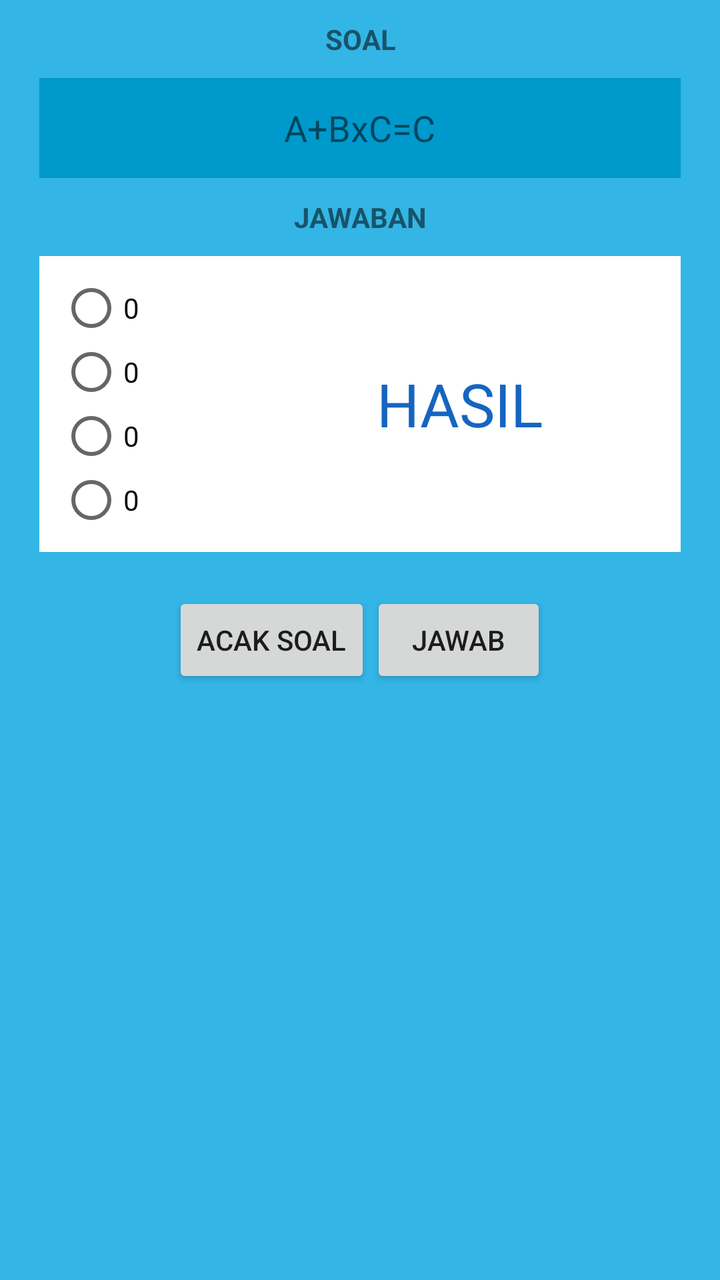
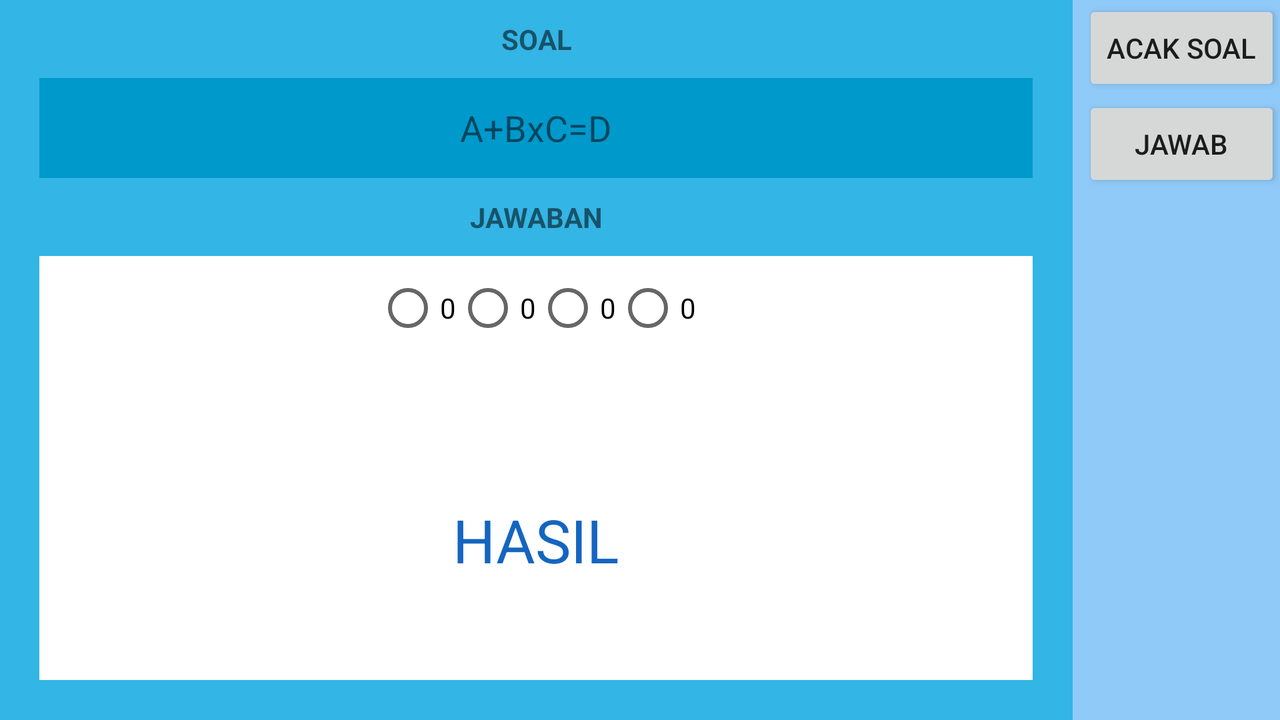

Two renders of one Android screen. The first uses the default layout on a phone; the second uses the alternative layout the repository ships for a different screen configuration, on a matching device. The two XML files are below.
<!-- AndroidManifest.xml: application theme AppTheme -->
<!-- res/layout/activity_operasi_hitung.xml -->
<?xml version="1.0" encoding="utf-8"?>
<LinearLayout xmlns:android="http://schemas.android.com/apk/res/android"
    xmlns:tools="http://schemas.android.com/tools"
    android:layout_width="match_parent"
    android:layout_height="match_parent"
    android:paddingBottom="@dimen/activity_vertical_margin"
    android:paddingLeft="@dimen/activity_horizontal_margin"
    android:paddingRight="@dimen/activity_horizontal_margin"
    android:paddingTop="@dimen/activity_vertical_margin"
    style="@style/Main"
    android:orientation="vertical"
    tools:context="com.digitcreativestudio.berhitung.OperasiHitungActivity">

    <LinearLayout
        android:layout_width="match_parent"
        android:layout_height="match_parent"
        android:orientation="vertical"
        android:background="@android:color/holo_blue_light"
        android:padding="10dp">

        <TextView
            android:layout_width="match_parent"
            android:layout_height="wrap_content"
            android:text="SOAL"
            android:textStyle="bold"
            android:gravity="center"/>

        <LinearLayout
            android:layout_width="match_parent"
            android:layout_height="50dp"
            android:orientation="horizontal"
            android:gravity="center"
            android:layout_margin="10dp"
            android:background="@android:color/holo_blue_dark">

            <TextView
                android:layout_width="wrap_content"
                android:layout_height="wrap_content"
                style="@style/SoalTextStyle"
                android:gravity="center"
                android:text="A"
                android:id="@+id/t_soal_a"/>
            <TextView
                android:layout_width="wrap_content"
                android:layout_height="wrap_content"
                style="@style/SoalTextStyle"
                android:text="+"/>
            <TextView
                android:layout_width="wrap_content"
                android:layout_height="wrap_content"
                style="@style/SoalTextStyle"
                android:text="B"
                android:id="@+id/t_soal_b"/>
            <TextView
                android:layout_width="wrap_content"
                android:layout_height="wrap_content"
                style="@style/SoalTextStyle"
                android:text="x"/>
            <TextView
                android:layout_width="wrap_content"
                android:layout_height="wrap_content"
                style="@style/SoalTextStyle"
                android:text="C"
                android:id="@+id/t_soal_c"/>
            <TextView
                android:layout_width="wrap_content"
                android:layout_height="wrap_content"
                style="@style/SoalTextStyle"
                android:text="="/>
            <TextView
                android:layout_width="wrap_content"
                android:layout_height="wrap_content"
                style="@style/SoalTextStyle"
                android:text="C"/>

        </LinearLayout>

        <TextView
            android:layout_width="match_parent"
            android:layout_height="wrap_content"
            android:text="JAWABAN"
            android:textStyle="bold"
            android:gravity="center"/>

        <LinearLayout
            android:layout_width="match_parent"
            android:layout_height="wrap_content"
            android:orientation="horizontal"
            android:layout_margin="10dp"
            android:padding="10dp"
            android:background="@android:color/white">

            <RadioGroup
                android:layout_width="0dp"
                android:layout_height="wrap_content"
                android:layout_weight="1"
                android:id="@+id/rg_jawaban">
                <RadioButton
                    android:layout_width="match_parent"
                    android:layout_height="wrap_content"
                    android:id="@+id/r_jawaban_a"
                    android:text="0"/>
                <RadioButton
                    android:layout_width="match_parent"
                    android:layout_height="wrap_content"
                    android:id="@+id/r_jawaban_b"
                    android:text="0"/>
                <RadioButton
                    android:layout_width="match_parent"
                    android:layout_height="wrap_content"
                    android:id="@+id/r_jawaban_c"
                    android:text="0"/>
                <RadioButton
                    android:layout_width="match_parent"
                    android:layout_height="wrap_content"
                    android:id="@+id/r_jawaban_d"
                    android:text="0"/>
            </RadioGroup>

            <LinearLayout
                android:layout_width="0dp"
                android:layout_height="match_parent"
                android:orientation="vertical"
                android:layout_weight="2"
                android:gravity="center|center_vertical"
                android:layout_gravity="center_vertical">

                <TextView
                    android:layout_width="wrap_content"
                    android:layout_height="wrap_content"
                    android:text="Hasil"
                    style="@style/HasilJawaban"
                    android:id="@+id/t_hasil"/>

            </LinearLayout>

        </LinearLayout>

        <LinearLayout
            android:layout_width="match_parent"
            android:layout_height="wrap_content"
            android:orientation="horizontal"
            android:padding="10dp"
            android:gravity="center">

            <Button
                android:layout_width="wrap_content"
                android:layout_height="wrap_content"
                android:text="Acak Soal"
                android:onClick="acakSoal"
                android:id="@+id/b_acak_soal"/>
            <Button
                android:layout_width="wrap_content"
                android:layout_height="wrap_content"
                android:text="Jawab"
                android:onClick="jawabSoal"/>

        </LinearLayout>

    </LinearLayout>

</LinearLayout>
<!-- resources referenced by this layout -->
<resources>
  <style name="HasilJawaban">
          <item name="android:textSize">30sp</item>
          <item name="android:textColor">#1565c0</item>
          <item name="android:textAllCaps">true</item>
      </style>
  <style name="Main">
          <item name="android:background">#90caf9</item>
      </style>
  <style name="SoalTextStyle">
          <item name="android:textSize">18sp</item>
      </style>
  <style name="AppTheme" parent="Theme.AppCompat.Light.DarkActionBar">
          
          <item name="colorPrimary">#1e88e5</item>
          <item name="colorPrimaryDark">#1565c0</item>
          <item name="colorAccent">#42a5f5</item>
      </style>
</resources>
<!-- res/layout-land/activity_operasi_hitung.xml (the repository's variant of the layout above) -->
<!-- drawn on the phone turned sideways -->
<?xml version="1.0" encoding="utf-8"?>
<LinearLayout xmlns:android="http://schemas.android.com/apk/res/android"
    xmlns:tools="http://schemas.android.com/tools"
    android:layout_width="match_parent"
    android:layout_height="match_parent"
    android:paddingBottom="@dimen/activity_vertical_margin"
    android:paddingLeft="@dimen/activity_horizontal_margin"
    android:paddingRight="@dimen/activity_horizontal_margin"
    android:paddingTop="@dimen/activity_vertical_margin"
    style="@style/Main"
    android:orientation="horizontal"
    tools:context="com.digitcreativestudio.berhitung.OperasiHitungActivity">

    <LinearLayout
        android:layout_width="0dp"
        android:layout_height="match_parent"
        android:layout_weight="8"
        android:orientation="vertical"
        android:background="@android:color/holo_blue_light"
        android:padding="10dp">

        <TextView
            android:layout_width="match_parent"
            android:layout_height="wrap_content"
            android:text="SOAL"
            android:textStyle="bold"
            android:gravity="center"/>

        <LinearLayout
            android:layout_width="match_parent"
            android:layout_height="50dp"
            android:orientation="horizontal"
            android:gravity="center"
            android:layout_margin="10dp"
            android:background="@android:color/holo_blue_dark">

            <TextView
                android:layout_width="wrap_content"
                android:layout_height="wrap_content"
                style="@style/SoalTextStyle"
                android:gravity="center"
                android:text="A"
                android:id="@+id/t_soal_a"/>
            <TextView
                android:layout_width="wrap_content"
                android:layout_height="wrap_content"
                style="@style/SoalTextStyle"
                android:text="+"/>
            <TextView
                android:layout_width="wrap_content"
                android:layout_height="wrap_content"
                style="@style/SoalTextStyle"
                android:text="B"
                android:id="@+id/t_soal_b"/>
            <TextView
                android:layout_width="wrap_content"
                android:layout_height="wrap_content"
                style="@style/SoalTextStyle"
                android:text="x"/>
            <TextView
                android:layout_width="wrap_content"
                android:layout_height="wrap_content"
                style="@style/SoalTextStyle"
                android:text="C"
                android:id="@+id/t_soal_c"/>
            <TextView
                android:layout_width="wrap_content"
                android:layout_height="wrap_content"
                style="@style/SoalTextStyle"
                android:text="="/>
            <TextView
                android:layout_width="wrap_content"
                android:layout_height="wrap_content"
                style="@style/SoalTextStyle"
                android:text="D"/>

        </LinearLayout>

        <TextView
            android:layout_width="match_parent"
            android:layout_height="wrap_content"
            android:text="JAWABAN"
            android:textStyle="bold"
            android:gravity="center"/>

        <LinearLayout
            android:layout_width="match_parent"
            android:layout_height="match_parent"
            android:orientation="vertical"
            android:gravity="center"
            android:layout_margin="10dp"
            android:padding="10dp"
            android:background="@android:color/white">


            <RadioGroup
                android:layout_width="wrap_content"
                android:layout_height="wrap_content"
                android:layout_weight="1"
                android:orientation="horizontal"
                android:id="@+id/rg_jawaban">

                <RadioButton
                    android:layout_width="match_parent"
                    android:layout_height="wrap_content"
                    android:id="@+id/r_jawaban_a"
                    android:text="0"/>
                <RadioButton
                    android:layout_width="match_parent"
                    android:layout_height="wrap_content"
                    android:id="@+id/r_jawaban_b"
                    android:text="0"/>
                <RadioButton
                    android:layout_width="match_parent"
                    android:layout_height="wrap_content"
                    android:id="@+id/r_jawaban_c"
                    android:text="0"/>
                <RadioButton
                    android:layout_width="match_parent"
                    android:layout_height="wrap_content"
                    android:id="@+id/r_jawaban_d"
                    android:text="0"/>

            </RadioGroup>

            <LinearLayout
                android:layout_width="wrap_content"
                android:layout_height="wrap_content"
                android:orientation="vertical"
                android:layout_weight="2">

                <TextView
                    android:layout_width="wrap_content"
                    android:layout_height="match_parent"
                    android:gravity="center_vertical"
                    android:text="Hasil"
                    style="@style/HasilJawaban"
                    android:id="@+id/t_hasil"/>

            </LinearLayout>

        </LinearLayout>

    </LinearLayout>

    <LinearLayout
        android:layout_width="wrap_content"
        android:layout_height="wrap_content"
        android:orientation="vertical"
        android:gravity="center"
        android:paddingLeft="5dp">

        <Button
            android:layout_width="match_parent"
            android:layout_height="wrap_content"
            android:text="Acak Soal"
            android:onClick="acakSoal"
            android:id="@+id/b_acak_soal"/>
        <Button
            android:layout_width="match_parent"
            android:layout_height="wrap_content"
            android:text="Jawab"
            android:onClick="jawabSoal"/>

    </LinearLayout>

</LinearLayout>
